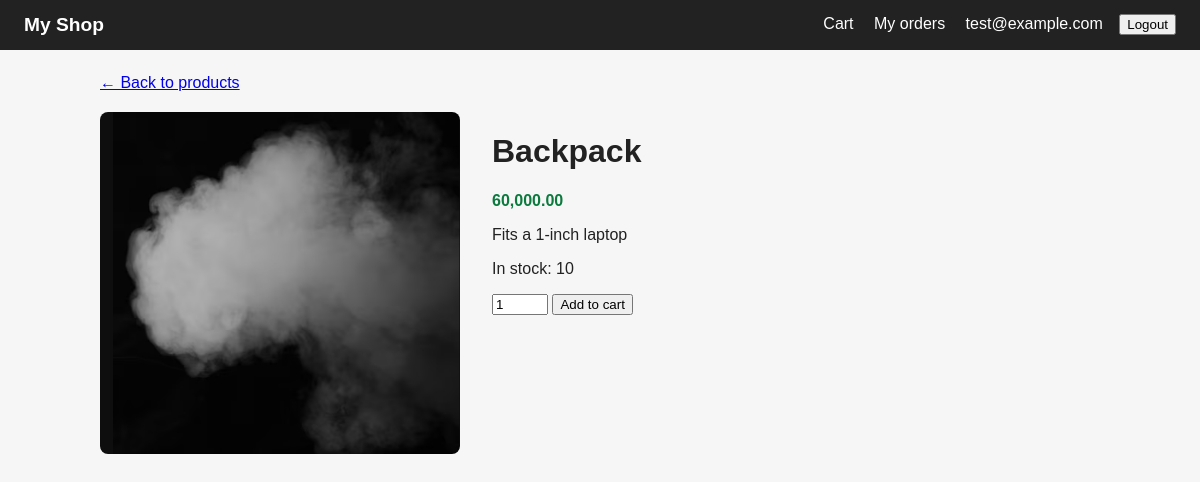
The app's page /products/3 (signed in) with its own data.
### models.py (models this page shows)
class User(SQLModel, table=True):
    id: Optional[int] = Field (default = None, primary_key=True)
    email:str = Field(unique=True, index=True)
    password_hash: str

class Product(SQLModel, table=True):
    id:Optional[int] = Field(default=None, primary_key=True)
    name:str
    description: str = ""
    price: float
    image: str = "placeholder.jpg"
    stock: int =10

### routers/products.py (the view)
@router.get ("/products/{product_id}")
def product_detail(
    product_id:int,
    request: Request,
    db: Session = Depends(get_db),
    user= Depends(get_optional_user),
    ):
    product = db.get(Product, product_id)
    if not product:
        raise HTTPException(status_code=404, detail="Product not found")
    return templates.TemplateResponse(
        request, "product_detail.html", {"product":product, "user": user}
    )

### templates/product_detail.html (shortened to what this page needs)
{% extends "base.html" %}
{% block content %}
<a href="/">&larr; Back to products</a>
<div class="detail">
  <img src="{{ url_for('static', path='images/' ~ product.image) }}" alt="{{ product.name }}">
  <div>
    <h1>{{ product.name }}</h1>
    <p class="price">{{ "{:,.2f}".format(product.price) }}</p>
    <p>{{ product.description }}</p>
    <p>In stock: {{ product.stock }}</p>
    {% if product.stock > 0 %}
    <form action="/cart/add/{{ product.id }}" method="post">
      <input type="number" name="quantity" value="1" min="1" max="{{ product.stock }}">
      <button type="submit">Add to cart</button>
    </form>
    {% else %}
    <p><strong>Out of stock</strong></p>
    {% endif %}
  </div>
</div>
{% endblock %}

### templates/base.html (shortened to what this page needs)
<!DOCTYPE html>
<html lang="en">
<head>
  <link rel="stylesheet" href="{{ url_for('static', path='css/style.css') }}">
</head>
<body>
    <nav>
    <a href="/" class="brand">My Shop</a>
    <span class="nav-right">
      {% if user %}
        <a href="/cart">Cart</a>
        <a href="/orders">My orders</a>
        <span>{{ user.email }}</span>
        <form action="/logout" method="post" style="display:inline">
          <button type="submit">Logout</button>
        </form>
      {% else %}
        <a href="/login">Login</a>
        <a href="/register">Register</a>
      {% endif %}
    </span>
  </nav>
  <main>
    {% block content %}{% endblock %}
  </main>
</body>
</html>

### static/css/style.css (style rules this page uses)
body { font-family: Arial, sans-serif; margin: 0; background: #f6f6f6; color: #222; }
nav { background: #222; padding: 14px 24px; }
nav a { color: white; text-decoration: none; margin-right: 16px; }
.brand { font-weight: bold; font-size: 1.2rem; }
main { max-width: 1000px; margin: 24px auto; padding: 0 16px; }
.price { font-weight: bold; color: #0a7a3d; }
.detail { display: flex; gap: 32px; margin-top: 20px; flex-wrap: wrap; }
.detail img { width: 360px; max-width: 100%; border-radius: 8px; }
.nav-right { float: right; color: white; }
.nav-right span { margin-right: 12px; }
nav button { cursor: pointer; }

### records on screen
User: email "test@example.com"
Product: image (placeholder picture), name "Backpack", price "60,000.00", description "Fits a 1-inch laptop", stock "10"
